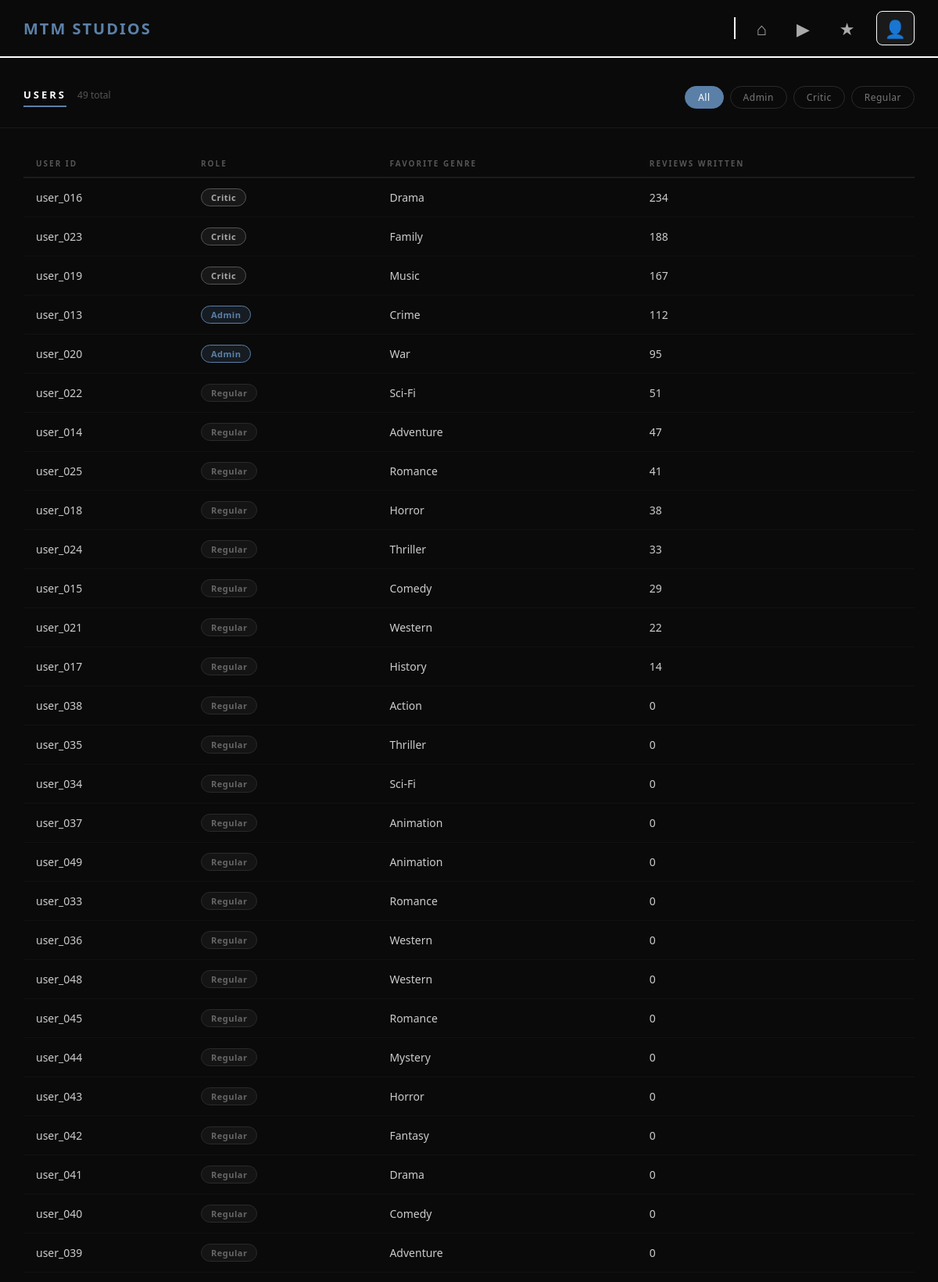
The page /users.php (upper part) on the database its author committed.
### tables this page shows
CREATE TABLE Users (
UserID VARCHAR(20) PRIMARY KEY,
    UserType VARCHAR(20),
    FavoriteGenre VARCHAR(50),
    ReviewCount INT,
    Password VARCHAR(20)
);

### users.php (the view, shortened to what this page needs)
<?php
include __DIR__ . '/db_connect.php';
$role_filter = "";
$sql = "SELECT * FROM Users";
$sql .= " ORDER BY ReviewCount DESC";
$result = mysqli_query($conn, $sql);
$total = mysqli_num_rows($result);
?>
<!DOCTYPE html>
<html lang="en">
<head>
</head>
<body>
<nav class="navbar">
    <a href="index.php" class="logo">MTM STUDIOS</a>
    <div class="nav-right">
        <div class="nav-divider"></div>
        <div class="nav-icons">
            <a href="index.php" title="Home">&#8962;</a>
            <a href="movies.php" title="Movies">&#9654;</a>
            <a href="reviews.php" title="Reviews">&#9733;</a>
            <a href="users.php" class="active" title="Users">&#128100;</a>
        </div>
    </div>
</nav>
<div class="page-header">
    <div class="page-header-left">
        <div class="page-title">Users</div>
        <div class="page-count"><?php echo $total; ?> total</div>
    </div>
    <div class="filter-bar">
        <a href="users.php" class="<?php if ($role_filter == '') echo 'active'; ?>">All</a>
        <a href="users.php?role=Admin" class="<?php if ($role_filter == 'Admin') echo 'active'; ?>">Admin</a>
        <a href="users.php?role=Critic" class="<?php if ($role_filter == 'Critic') echo 'active'; ?>">Critic</a>
        <a href="users.php?role=Regular" class="<?php if ($role_filter == 'Regular') echo 'active'; ?>">Regular</a>
    </div>
</div>
<div class="table-container">
    <table>
        <thead>
            <tr>
                <th>User ID</th>
                <th>Role</th>
                <th>Favorite Genre</th>
                <th>Reviews Written</th>
            </tr>
        </thead>
        <tbody>
            <?php while ($user = mysqli_fetch_assoc($result)): ?>
                <tr>
                    <td><?php echo htmlspecialchars($user['UserID']); ?></td>
                    <td>
                        <span class="role-badge role-<?php echo htmlspecialchars($user['UserType']); ?>">
                            <?php echo htmlspecialchars($user['UserType']); ?>
                        </span>
                    </td>
                    <td><?php echo htmlspecialchars($user['FavoriteGenre']); ?></td>
                    <td><?php echo $user['ReviewCount']; ?></td>
                </tr>
            <?php endwhile; ?>
        </tbody>
    </table>
</div>
</body>
</html>

### users.php (style rules this page uses)
* { margin: 0; padding: 0; box-sizing: border-box; }
body { font-family: 'Segoe UI', sans-serif; background-color: #0a0a0a; color: #ffffff; }
.navbar { background-color: #0a0a0a; border-bottom: 2px solid #ffffff; padding: 14px 30px; display: flex; justify-content: space-between; align-items: center; }
.logo { font-size: 20px; font-weight: bold; color: #5b80a8; text-decoration: none; letter-spacing: 2px; }
.nav-right { display: flex; align-items: center; }
.nav-divider { width: 2px; height: 28px; background-color: #ffffff; margin: 0 16px; }
.nav-icons { display: flex; align-items: center; gap: 16px; }
.nav-icons a { color: #aaa; text-decoration: none; font-size: 22px; padding: 6px 10px; border: 1px solid transparent; border-radius: 8px; transition: all 0.2s; }
.nav-icons a:hover, .nav-icons a.active { color: #fff; border-color: #fff; background-color: #1a1a1a; }
.page-header { padding: 36px 30px 24px; border-bottom: 1px solid #1a1a1a; display: flex; align-items: center; justify-content: space-between; flex-wrap: wrap; gap: 16px; }
.page-header-left { display: flex; align-items: baseline; gap: 14px; }
.page-title { font-size: 13px; font-weight: 700; letter-spacing: 3px; text-transform: uppercase; color: #ffffff; border-bottom: 2px solid #5b80a8; padding-bottom: 5px; }
.page-count { font-size: 12px; color: #555; }
.filter-bar { display: flex; gap: 8px; flex-wrap: wrap; }
.filter-bar a { padding: 5px 16px; border-radius: 20px; text-decoration: none; font-size: 12px; letter-spacing: 0.5px; border: 1px solid #2a2a2a; color: #777; transition: all 0.2s; }
.filter-bar a.active { background: #5b80a8; color: #fff; border-color: #5b80a8; }
.table-container { padding: 28px 30px 60px; overflow-x: auto; }
table { width: 100%; border-collapse: collapse; }
thead tr { border-bottom: 2px solid #1c1c1c; }
th { padding: 10px 16px; text-align: left; font-size: 10px; color: #555; text-transform: uppercase; letter-spacing: 2px; font-weight: 600; }
td { padding: 13px 16px; font-size: 14px; border-bottom: 1px solid #111; color: #ccc; }
tbody tr { transition: background 0.15s; }
.role-badge { display: inline-block; padding: 3px 12px; border-radius: 20px; font-size: 11px; font-weight: 600; letter-spacing: 0.5px; }
.role-Admin { background: rgba(91, 128, 168, 0.15); border: 1px solid #5b80a8; color: #5b80a8; }
.role-Critic { background: rgba(255, 255, 255, 0.06); border: 1px solid #555; color: #aaa; }
.role-Regular { background: rgba(255,255,255,0.04); border: 1px solid #2a2a2a; color: #666; }

### rows shown on the page
users: UserID "user_016", UserType "Critic", FavoriteGenre "Drama", ReviewCount "234"
users: UserID "user_023", UserType "Critic", FavoriteGenre "Family", ReviewCount "188"
users: UserID "user_019", UserType "Critic", FavoriteGenre "Music", ReviewCount "167"
users: UserID "user_013", UserType "Admin", FavoriteGenre "Crime", ReviewCount "112"
users: UserID "user_020", UserType "Admin", FavoriteGenre "War", ReviewCount "95"
users: UserID "user_022", UserType "Regular", FavoriteGenre "Sci-Fi", ReviewCount "51"
users: UserID "user_014", UserType "Regular", FavoriteGenre "Adventure", ReviewCount "47"
users: UserID "user_025", UserType "Regular", FavoriteGenre "Romance", ReviewCount "41"
users: UserID "user_018", UserType "Regular", FavoriteGenre "Horror", ReviewCount "38"
users: UserID "user_024", UserType "Regular", FavoriteGenre "Thriller", ReviewCount "33"
users: UserID "user_015", UserType "Regular", FavoriteGenre "Comedy", ReviewCount "29"
users: UserID "user_021", UserType "Regular", FavoriteGenre "Western", ReviewCount "22"
users: UserID "user_017", UserType "Regular", FavoriteGenre "History", ReviewCount "14"
users: UserID "user_038", UserType "Regular", FavoriteGenre "Action", ReviewCount "0"
users: UserID "user_035", UserType "Regular", FavoriteGenre "Thriller", ReviewCount "0"
users: UserID "user_034", UserType "Regular", FavoriteGenre "Sci-Fi", ReviewCount "0"
users: UserID "user_037", UserType "Regular", FavoriteGenre "Animation", ReviewCount "0"
users: UserID "user_049", UserType "Regular", FavoriteGenre "Animation", ReviewCount "0"
users: UserID "user_033", UserType "Regular", FavoriteGenre "Romance", ReviewCount "0"
users: UserID "user_036", UserType "Regular", FavoriteGenre "Western", ReviewCount "0"
users: UserID "user_048", UserType "Regular", FavoriteGenre "Western", ReviewCount "0"
users: UserID "user_045", UserType "Regular", FavoriteGenre "Romance", ReviewCount "0"
users: UserID "user_044", UserType "Regular", FavoriteGenre "Mystery", ReviewCount "0"
users: UserID "user_043", UserType "Regular", FavoriteGenre "Horror", ReviewCount "0"
users: UserID "user_042", UserType "Regular", FavoriteGenre "Fantasy", ReviewCount "0"
users: UserID "user_041", UserType "Regular", FavoriteGenre "Drama", ReviewCount "0"
users: UserID "user_040", UserType "Regular", FavoriteGenre "Comedy", ReviewCount "0"
users: UserID "user_039", UserType "Regular", FavoriteGenre "Adventure", ReviewCount "0"

### other values the page prints
$total "49"
